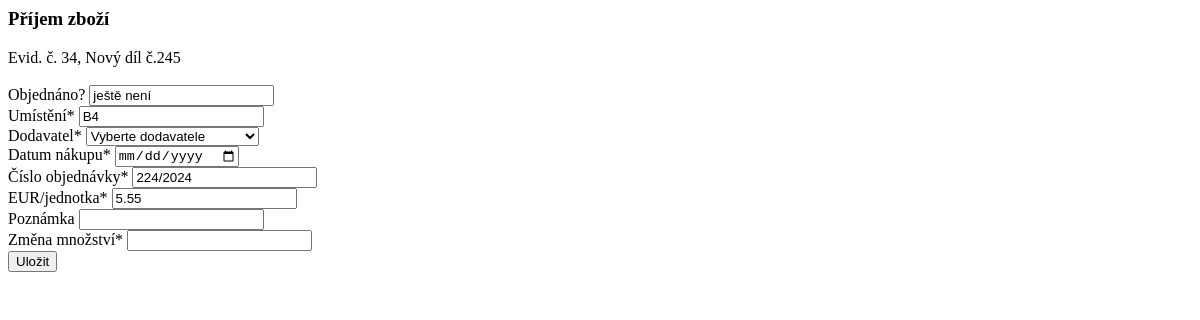
Page /sklad/34/receipt_audit_log/ (signed in) on the earlier database version.
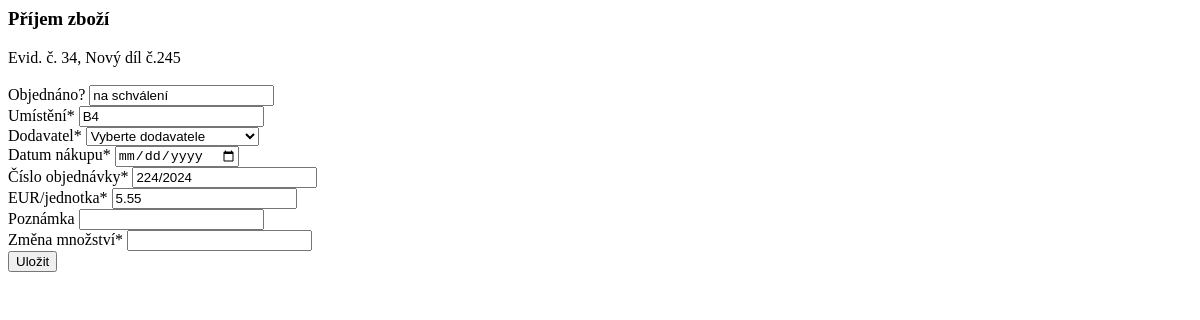
Same page on the later database version.
### hpm_sklad/models.py (models this page shows, shortened)
class Sklad(models.Model):
    class Meta:
        ordering = ["-evidencni_cislo"]
        verbose_name_plural = "Skladové položky"
    JEDNOTKY_CHOICES = [
        ('ks', 'kus'),
        ('kg', 'kilogram'),
        ('par', 'pár'),
        ('l', 'litr'),
        ('m', 'metr'),
        ('baleni', 'balení'),
    ]
    evidencni_cislo = models.AutoField(primary_key=True, verbose_name="Evidenční číslo")
    interne_cislo = models.IntegerField(null=True, verbose_name="Číslo karty")
    objednano = models.CharField(max_length=100, null=True, blank=True, verbose_name="Objednáno?")
    nazev_dilu = models.CharField(max_length=100, verbose_name="Název dílu")
    min_mnozstvi_ks = models.PositiveIntegerField(default=0, verbose_name="Minimum")
    mnozstvi = models.PositiveIntegerField(default=0, verbose_name="Množství")
    jednotky = models.CharField(max_length=10, choices=JEDNOTKY_CHOICES, default='ks', verbose_name="Jednotky")
    umisteni = models.CharField(max_length=25, verbose_name="Umístění")
    dodavatel = models.CharField(max_length=70, null=True, blank=True, verbose_name="Dodavatel")
    datum_nakupu = models.DateField(null=True, blank=True, verbose_name="Datum nákupu")
    cislo_objednavky = models.CharField(max_length=20, null=True, blank=True, verbose_name="Číslo objednávky")
    jednotkova_cena_eur = models.FloatField(default=0.0, validators=[MinValueValidator(0.0)], verbose_name="EUR/jednotka")
    celkova_cena_eur = models.FloatField(default=0.0, validators=[MinValueValidator(0.0)], verbose_name="Celkem EUR")
    poznamka = models.CharField(null=True, blank=True, max_length=200, verbose_name="Poznámka")
    ucetnictvi = models.BooleanField(default=True, verbose_name="Účetnictví")
    kriticky_dil = models.BooleanField(default=False, verbose_name="Kritický díl")
    hsh = models.BooleanField(default=False, verbose_name="HSH")
    tq8 = models.BooleanField(default=False, verbose_name="TQ8")
    tqf_xl1 = models.BooleanField(default=False, verbose_name="TQF XL1")
    tqf_xl2 = models.BooleanField(default=False, verbose_name="TQF XL2")
    dc_xl = models.BooleanField(default=False, verbose_name="DC XL")
    dac_xl1_2 = models.BooleanField(default=False, verbose_name="DAC XL1-2")
    dl_xl = models.BooleanField(default=False, verbose_name="DL XL")
    dac = models.BooleanField(default=False, verbose_name="DAC")
    lac_1 = models.BooleanField(default=False, verbose_name="LAC 1")
    lac_2 = models.BooleanField(default=False, verbose_name="LAC 2")
    ipsen_ene = models.BooleanField(default=False, verbose_name="IPSEN ENE")
    hsh_ene = models.BooleanField(default=False, verbose_name="HSH ENE")
    xl_ene1 = models.BooleanField(default=False, verbose_name="XL ENE1")
    xl_ene2 = models.BooleanField(default=False, verbose_name="XL ENE2")
    ipsen_w = models.BooleanField(default=False, verbose_name="IPSEN W")
    hsh_w = models.BooleanField(default=False, verbose_name="HSH W")
    kw = models.BooleanField(default=False, verbose_name="KW")
    kw1 = models.BooleanField(default=False, verbose_name="KW 1")
    kw2 = models.BooleanField(default=False, verbose_name="KW 2")
    kw3 = models.BooleanField(default=False, verbose_name="KW 3")
    mikrof = models.BooleanField(default=False, verbose_name="MIKROF")
    history = HistoricalRecords()
    def __str__(self):
        return "Evid. č. " + str(self.evidencni_cislo) + ", " + self.nazev_dilu

### hpm_sklad/views.py (the view)
# urls.py: path('sklad/<pk>/receipt_audit_log/', views.receipt_form_view, name='receipt_audit_log'),
@login_required
@permission_required('hpm_sklad.change_sklad', 'hpm_sklad.add_auditlog')
def receipt_form_view(request, pk):
    sklad_instance = get_object_or_404(Sklad, pk=pk)
    if request.method == 'POST':
        sklad_movement_form = SkladReceiptForm(request.POST, instance=sklad_instance)
        auditlog_receipt_form = AuditLogReceiptForm(request.POST)
        if sklad_movement_form.is_valid() and auditlog_receipt_form.is_valid():
            updated_sklad = sklad_movement_form.save(commit=False)
            created_auditlog = auditlog_receipt_form.save(commit=False)
            created_auditlog.jednotkova_cena_eur = round(updated_sklad.jednotkova_cena_eur, 2)
            created_auditlog.celkova_cena_eur = round(created_auditlog.jednotkova_cena_eur * created_auditlog.zmena_mnozstvi, 2)
            updated_sklad.mnozstvi = sklad_instance.mnozstvi + created_auditlog.zmena_mnozstvi
            updated_sklad.celkova_cena_eur = round(sklad_instance.celkova_cena_eur + created_auditlog.celkova_cena_eur, 2)
            updated_sklad.jednotkova_cena_eur = round(updated_sklad.celkova_cena_eur / updated_sklad.mnozstvi, 2)
            created_auditlog.typ_operace = "PŘÍJEM"
            created_auditlog.ucetnictvi = updated_sklad.ucetnictvi
            created_auditlog.evidencni_cislo = updated_sklad
            created_auditlog.interne_cislo = updated_sklad.interne_cislo
            created_auditlog.objednano = updated_sklad.objednano
            created_auditlog.nazev_dilu = updated_sklad.nazev_dilu
            created_auditlog.ucetnictvi = updated_sklad.ucetnictvi
            created_auditlog.mnozstvi = updated_sklad.mnozstvi
            created_auditlog.jednotky = updated_sklad.jednotky
            created_auditlog.umisteni = updated_sklad.umisteni
            created_auditlog.dodavatel = updated_sklad.dodavatel
            created_auditlog.datum_nakupu = updated_sklad.datum_nakupu
            created_auditlog.cislo_objednavky = updated_sklad.cislo_objednavky
            created_auditlog.operaci_provedl = request.user
            created_auditlog.poznamka = updated_sklad.poznamka
            updated_sklad.save()
            created_auditlog.save()
            return redirect('audit_log')
    else: # GET
        sklad_movement_form = SkladReceiptForm(instance=sklad_instance)
        auditlog_receipt_form = AuditLogReceiptForm()
    context = {
        'sklad_movement_form': sklad_movement_form,
        'auditlog_receipt_form': auditlog_receipt_form,
        'object': sklad_instance,
    }
    return render(request, 'hpm_sklad/receipt_audit_log.html', context)

### hpm_sklad/forms.py (shortened to what this page needs)
class SkladReceiptForm(forms.ModelForm):
    datum_nakupu = forms.DateField(widget=forms.DateInput(attrs={'type': 'date'}), required=True,
                                   label='Datum nákupu')
    dodavatel = forms.ModelChoiceField(queryset=Dodavatele.objects.all(), required=False,
                                       empty_label="Vyberte dodavatele")
    class Meta:
        model = Sklad
        fields = ["objednano", "umisteni", "dodavatel", "datum_nakupu", "cislo_objednavky",
                  "jednotkova_cena_eur", "poznamka",]
    def __init__(self, *args, **kwargs):
        super(SkladReceiptForm, self).__init__(*args, **kwargs)
        self.helper = FormHelper(self)
        self.helper.form_class = 'form-grid'
        self.helper.form_method = 'post'
        self.helper.layout = Layout(
            Div(*[Field(field) for field in self.Meta.fields], css_class='form-column')
            )
        self.fields['dodavatel'].required = True
        self.fields['cislo_objednavky'].required = True
        self.fields['datum_nakupu'].required = True
        self.fields['jednotkova_cena_eur'].required = True

### hpm_sklad/models.py (called while the page is built)
    def __str__(self):
        return f"{self.dodavatel}"

### hpm_sklad/templates/hpm_sklad/receipt_audit_log.html (shortened to what this page needs)
{% load static %}
{% load crispy_forms_tags %}
<h3>Příjem zboží</h3>
{{ object|truncatechars:70 }} <br><br>
<form method="post" action="{% url 'receipt_audit_log' object.pk %}">
    {{ sklad_movement_form|crispy }}
    {{ auditlog_receipt_form|crispy }}
    <button type="submit" class="button nav-item">Uložit</button>
</form>

Differences in the rows shown:
changed Sklad "Evid. č. 34, Nový díl č.245": objednano "ještě není" → "na schválení"
